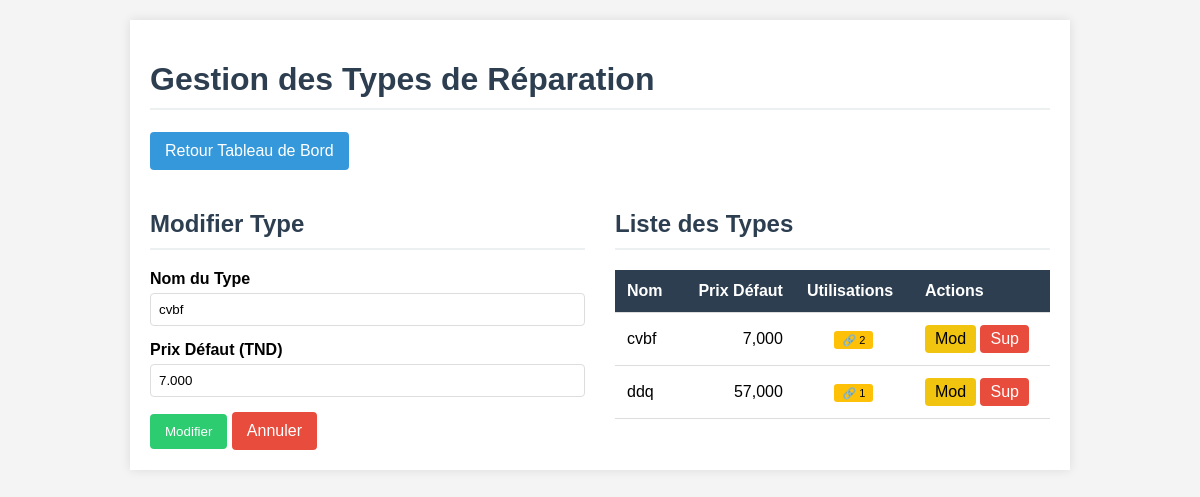
Page /index.php?route=types_edit&id=2 on the committed database.
### tables this page shows
CREATE TABLE IF NOT EXISTS `repair_types` (
  `id` int NOT NULL AUTO_INCREMENT,
  `name` varchar(100) NOT NULL,
  `default_price` decimal(10,3) DEFAULT '0.000',
  `created_at` timestamp NOT NULL DEFAULT CURRENT_TIMESTAMP,
  PRIMARY KEY (`id`)
);

### src/controllers/RepairTypeController.php (called while the page is built, shortened)
<?php
class RepairTypeController {
    private $model;
    public function __construct() {
        $this->model = new RepairType();
    }
    public function edit($id) {
        $type = $this->model->getById($id);
        $types = $this->model->getAll();
        include 'views/repair_type_form.php';
    }
}

### src/models/Database.php (called while the page is built)
<?php
class Database {
    private static $instance = null;
    private $pdo;
    private function __construct() {
        try {
            $dsn = "mysql:host=" . DB_HOST . ";dbname=" . DB_NAME . ";charset=utf8mb4";
            $this->pdo = new PDO($dsn, DB_USER, DB_PASS);
            $this->pdo->setAttribute(PDO::ATTR_ERRMODE, PDO::ERRMODE_EXCEPTION);
            $this->pdo->setAttribute(PDO::ATTR_DEFAULT_FETCH_MODE, PDO::FETCH_ASSOC);
        } catch (PDOException $e) {
            die("Erreur de connexion : " . $e->getMessage());
        }
    }
    public static function getInstance() {
        if (self::$instance === null) {
            self::$instance = new self();
        }
        return self::$instance;
    }
    public function getConnection() {
        return $this->pdo;
    }
}

### src/models/RepairType.php (called while the page is built, shortened)
<?php
class RepairType {
    private $db;
    public function __construct() {
        $this->db = Database::getInstance()->getConnection();
    }
    public function getAll() {
        $stmt = $this->db->query("SELECT * FROM repair_types ORDER BY name ASC");
        return $stmt->fetchAll();
    }
    public function getById($id) {
        $stmt = $this->db->prepare("SELECT * FROM repair_types WHERE id = ?");
        $stmt->execute([$id]);
        return $stmt->fetch();
    }
    public function getUsageCount($id) {
        $stmt = $this->db->prepare("SELECT COUNT(*) as count FROM invoice_lines WHERE repair_type_id = ?");
        $stmt->execute([$id]);
        $result = $stmt->fetch();
        return $result['count'];
    }
}

### src/views/repair_type_form.php (the view, shortened to what this page needs)
<!DOCTYPE html>
<html lang="fr">
<head>
</head>
<body>
    <div class="container">
        <h1>Gestion des Types de Réparation</h1>
        <div class="actions">
            <a href="index.php?route=invoices" class="btn">Retour Tableau de Bord</a>
        </div>
        <div class="form-section">
            <div class="form-panel">
                <h2><?php echo $type ? 'Modifier Type' : 'Nouveau Type'; ?></h2>
                <form method="POST">
                    <div class="form-group">
                        <label>Nom du Type</label>
                        <input type="text" name="name" value="<?php echo $type ? htmlspecialchars($type['name']) : ''; ?>" required>
                    </div>
                    <div class="form-group">
                        <label>Prix Défaut (TND)</label>
                        <input type="number" step="0.001" name="default_price" value="<?php echo $type ? $type['default_price'] : 0; ?>">
                    </div>
                    <button type="submit" class="btn btn-success"><?php echo $type ? 'Modifier' : 'Ajouter'; ?></button>
                    <?php if($type): ?>
                        <a href="index.php?route=types_create" class="btn btn-danger">Annuler</a>
                    <?php endif; ?>
                </form>
            </div>
            <div class="list-panel">
                <h2>Liste des Types</h2>
                <table>
                    <thead>
                        <tr>
                            <th>Nom</th>
                            <th class="text-right">Prix Défaut</th>
                            <th>Utilisations</th>
                            <th>Actions</th>
                        </tr>
                    </thead>
                    <tbody>
                        <?php if(empty($types)): ?>
                        <tr>
                            <td colspan="4" style="text-align:center;">Aucun type enregistré</td>
                        </tr>
                        <?php else: ?>
                            <?php foreach ($types as $t):
                                $usageCount = $this->model->getUsageCount($t['id']);
                            ?>
                            <tr>
                                <td><?php echo htmlspecialchars($t['name']); ?></td>
                                <td class="text-right"><?php echo number_format($t['default_price'], 3, ',', ' '); ?></td>
                                <td style="text-align: center;">
                                    <?php if($usageCount > 0): ?>
                                        <span style="background: #ffc107; padding: 3px 8px; border-radius: 3px; font-size: 11px;">
                                            🔗 <?php echo $usageCount; ?>
                                        </span>
                                    <?php else: ?>
                                        <span style="color: #2ecc71;">✓ Libre</span>
                                    <?php endif; ?>
                                </td>
                                <td>
                                    <a href="index.php?route=types_edit&id=<?php echo $t['id']; ?>" class="btn btn-warning" style="padding:5px 10px;">Mod</a>
                                    <a href="index.php?route=types_delete&id=<?php echo $t['id']; ?>"
                                       class="btn btn-danger delete-btn"
                                       <?php if($usageCount > 0): ?>
                                           onclick="return confirm('⚠️ Ce type est utilisé dans <?php echo $usageCount; ?> facture(s). Voulez-vous vraiment essayer de le supprimer ?')"
                                       <?php else: ?>
                                           onclick="return confirm('Supprimer ce type de réparation ?')"
                                       <?php endif; ?>
                                    >Sup</a>
                                </td>
                            </tr>
                            <?php endforeach; ?>
                        <?php endif; ?>
                    </tbody>
                </table>
            </div>
        </div>
    </div>
</body>
</html>

### src/views/repair_type_form.php (style rules this page uses)
body { font-family: Arial, sans-serif; margin: 0; padding: 20px; background: #f4f4f4; }
.container { max-width: 900px; margin: 0 auto; background: #fff; padding: 20px; box-shadow: 0 0 10px rgba(0,0,0,0.1); }
h1, h2 { color: #2c3e50; border-bottom: 2px solid #ecf0f1; padding-bottom: 10px; }
.form-group { margin-bottom: 15px; }
label { display: block; margin-bottom: 5px; font-weight: bold; }
input { width: 100%; padding: 8px; box-sizing: border-box; border: 1px solid #ddd; border-radius: 4px; }
.btn { padding: 10px 15px; background: #3498db; color: #fff; border: none; cursor: pointer; text-decoration: none; display: inline-block; border-radius: 4px; }
.btn-danger { background: #e74c3c; }
.btn-warning { background: #f1c40f; color: #000; }
.btn-success { background: #2ecc71; }
table { width: 100%; border-collapse: collapse; margin-top: 20px; }
th, td { padding: 12px; text-align: left; border-bottom: 1px solid #ddd; }
th { background: #2c3e50; color: #fff; }
.text-right { text-align: right; }
.actions { margin-bottom: 20px; }
.form-section { display: flex; gap: 30px; flex-wrap: wrap; }
.form-panel { flex: 1; min-width: 300px; }
.list-panel { flex: 1; min-width: 300px; }
.delete-btn { padding: 5px 10px; }

### rows in the picture
repair_types: name "cvbf", default_price "7.000", default_price "7,000", id "2"
repair_types: name "ddq", default_price "57,000", id "1"
